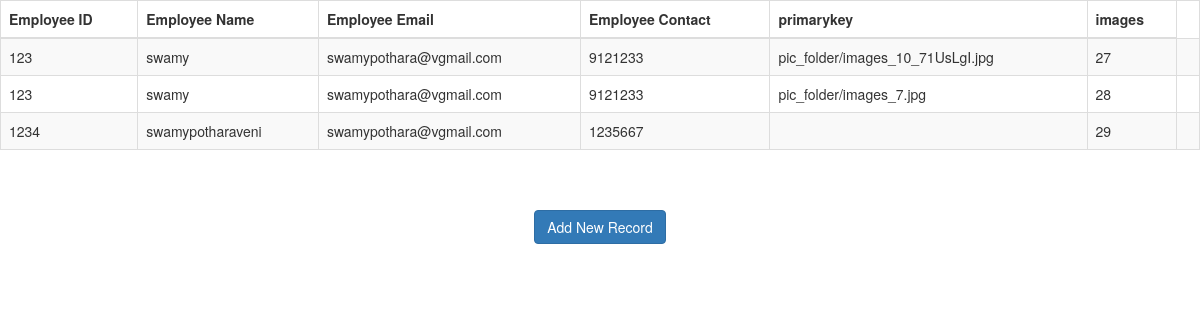
The app's page /task/list/ with its own data.
### myapp/models.py (models this page shows)
class Employee(models.Model):
    eid = models.CharField(max_length=20)
    ename = models.CharField(max_length=100)
    eemail = models.EmailField()
    econtact = models.CharField(max_length=15)
    uplode_images=models.ImageField(upload_to = 'pic_folder/',null=True,blank=True)

### myapp/views.py (the view)
# urls.py: path('list/',listlsviews.as_view(),name='list'),
class listlsviews(ListView):
    model = Employee
    fields = ['eid', 'ename', 'eemail', 'econtact']
    template_name = 'list.html'

### templates/list.html (shortened to what this page needs)
<!DOCTYPE html>
<html lang="en">
<head>
    {% load staticfiles %}
    <link rel="stylesheet" href="https://maxcdn.bootstrapcdn.com/bootstrap/3.3.7/css/bootstrap.min.css">
</head>
<body>
<table class="table table-striped table-bordered table-sm">
    <thead class="thead-dark">
    <tr>
        <th>Employee ID</th>
        <th>Employee Name</th>
        <th>Employee Email</th>
        <th>Employee Contact</th>
        <th>primarykey</th>
        <th>images</th>
    </tr>
    </thead>
    <tbody>
    {% for employee in employee_list %}
        <tr>
            <td>{{ employee.eid }}</td>
            <td>{{ employee.ename }}</td>
            <td>{{ employee.eemail }}</td>
            <td>{{ employee.econtact }}</td>
            <td>{{ employee.uplode_images }}</td>
            <td>{{ employee.id }}</td>
        <td>
        </tr>
    {% endfor %}
    </tbody>
</table>
<br>
<br>
<center><a href="{% url 'create' %}" class="btn btn-primary">Add New Record</a></center>
</body>
</html>

### records on screen
Employee: eid "123", ename "swamy", eemail "swamypothara@vgmail.com", econtact "9121233", uplode_images "pic_folder/images_10_71UsLgI.jpg", id "27"
Employee: eid "123", ename "swamy", eemail "swamypothara@vgmail.com", econtact "9121233", uplode_images "pic_folder/images_7.jpg", id "28"
Employee: eid "1234", ename "swamypotharaveni", eemail "swamypothara@vgmail.com", econtact "1235667", id "29"
